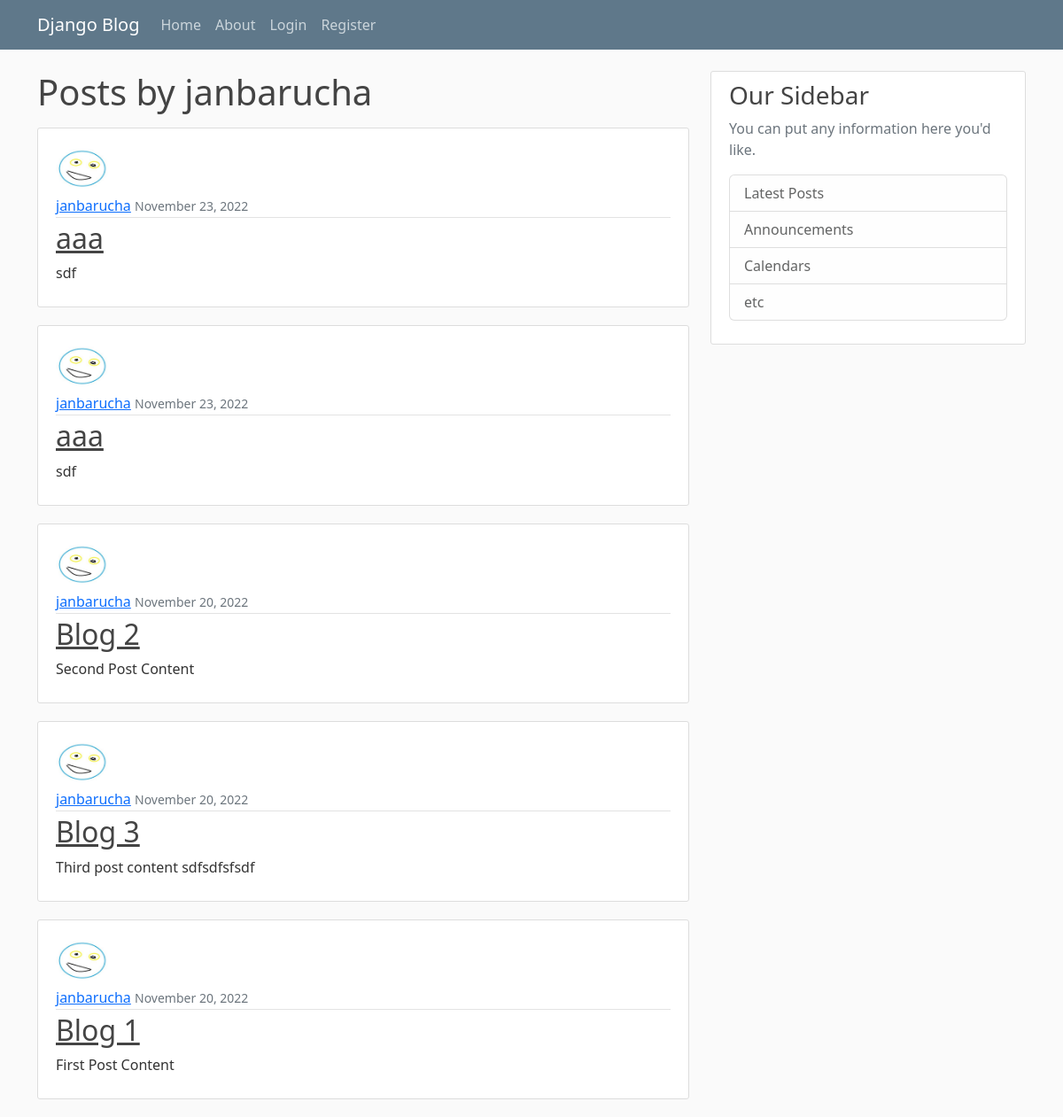
The page /user/janbarucha on the database as committed earlier.
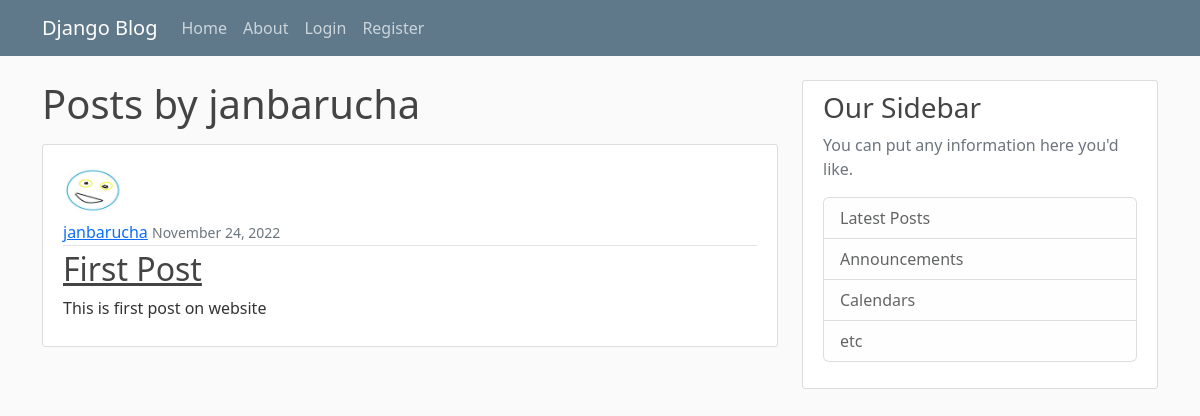
The same page on the database as committed later.
### blog/models.py (models this page shows, shortened)
class Post(models.Model):
    title = models.CharField(max_length=50)
    content = models.TextField()
    date_posted = models.DateTimeField(default=timezone.now())
    author = models.ForeignKey(User, on_delete=models.CASCADE)

### users/models.py (models this page shows, shortened)
class Profile(models.Model):
    user = models.OneToOneField(User, on_delete=models.CASCADE)
    image = models.ImageField(default='mypicture.jpg', upload_to='profile_pics')

### blog/views.py (the view)
# urls.py: path('user/<str:username>', UserPostListView.as_view(), name='user-posts'),
class UserPostListView(ListView):
    model = Post
    template_name = 'blog/user_posts.html'
    context_object_name = 'posts'
    paginate_by = 5
    def get_queryset(self):
        user = get_object_or_404(User, username=self.kwargs.get('username'))
        return Post.objects.filter(author=user).order_by('-date_posted')

### blog/templates/blog/user_posts.html (shortened to what this page needs)
{% extends "blog/base.html" %}
{% block content %}
    <h1 class="mb-3"> Posts by {{ view.kwargs.username }} </h1>
    {% for post in posts %}
        <article class="media content-section">
            <img class= "rounded-circle article-img" src="{{ post.author.profile.image.url }}" >
            <div class="media-body">
                <div class="article-metadata">
                    <a class="mr-2" href="{% url 'user-posts' post.author.username %}">{{ post.author }}</a>
                    <small class="text-muted">{{ post.date_posted | date:"F d, Y" }}</small>
            </div>
            <h2><a class="article-title" href="{% url 'post-detail' post.id %}">{{ post.title }}</a></h2>
            <p class="article-content">{{ post.content }}</p>
        </div>
        </article>
    {% endfor %}
{% endblock content %}

Rows that differ between the two databases and show on the page:
removed Post: author.profile.image (picture), author "janbarucha", date_posted "November 23, 2022", title "aaa", content "sdf"
removed Post: author.profile.image (picture), author "janbarucha", date_posted "November 23, 2022", title "aaa", content "sdf"
removed Post: author.profile.image (picture), author "janbarucha", date_posted "November 20, 2022", title "Blog 2", content "Second Post Content"
removed Post: author.profile.image (picture), author "janbarucha", date_posted "November 20, 2022", title "Blog 3", content "Third post content sdfsdfsfsdf"
removed Post: author.profile.image (picture), author "janbarucha", date_posted "November 20, 2022", title "Blog 1", content "First Post Content"
added Post: author.profile.image (picture), author "janbarucha", date_posted "November 24, 2022", title "First Post", content "This is first post on website"
